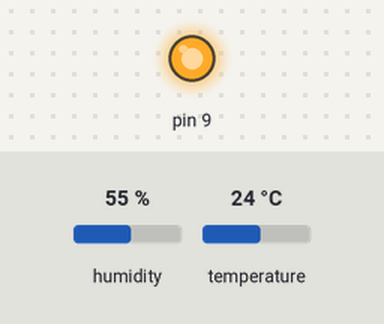
Simulated run of this sketch. Board: Arduino Uno, built with avr-gcc and run on an emulated ATmega328P. On the bench: output pins drawn as LEDs (lit = HIGH). The test bench sets the inputs (shaded band); at power-on: temperature 24 °C, humidity 55 %. What the sketch prints to the serial monitor is not drawn.

Above: at 3.0 s.
3.1 s: temperature set to 41 °C
At 4.0 s:
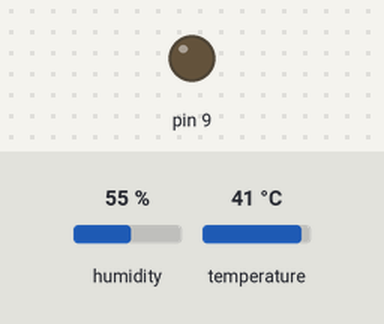
6.6 s: temperature set to 12 °C
Timing chart, 0 to 16.1 s (numbered marks = the images above; inputs shaded):
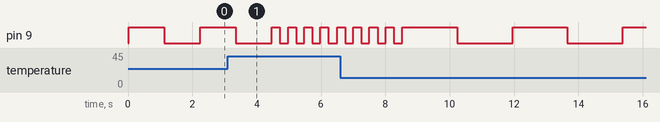

The sketch:

shiyan3neirong1.ino
```cpp
#include "DHT.h"

#define DHTPIN 2
#define DHTTYPE DHT11
DHT dht(DHTPIN, DHTTYPE);

void setup() {
  Serial.begin(9600);
  Serial.println("组号：4201");
  pinMode(9,OUTPUT);
  dht.begin();
}

void loop() {
  Serial.print("温度: ");
  float t = dht.readTemperature();
  Serial.print(t);
  Serial.print("°C      ");
  Serial.print("当前闪烁时延: ");
  Serial.print((46-t)*100);
  Serial.println("ms    ");
  if(t > 45)
    digitalWrite(9,HIGH);
  else
    digitalWrite(9,HIGH);
    delay((46-t)*50);
    digitalWrite(9,LOW);
    delay((46-t)*50);
  return;
}
```
